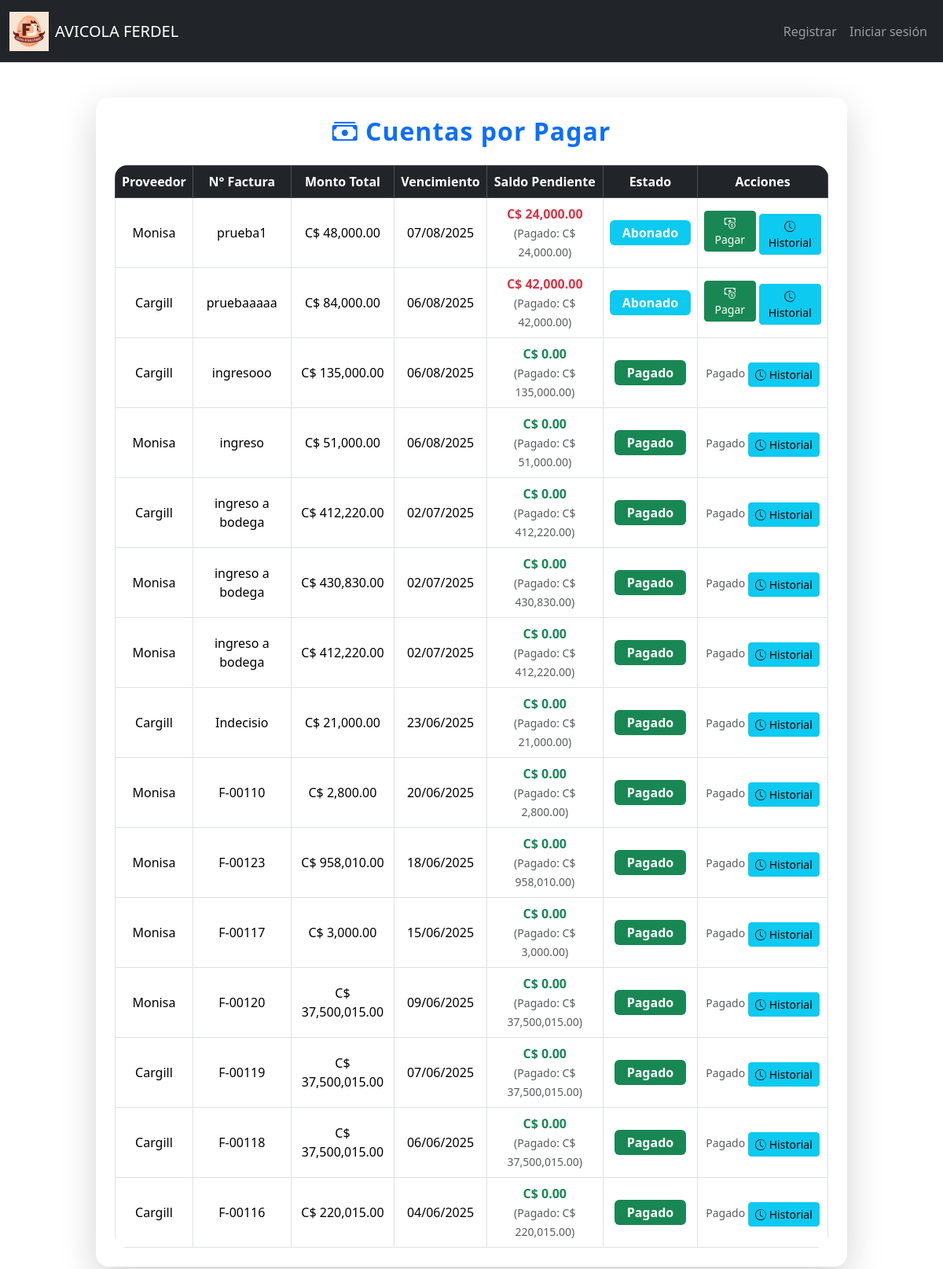
The app's page /pagos, older data.
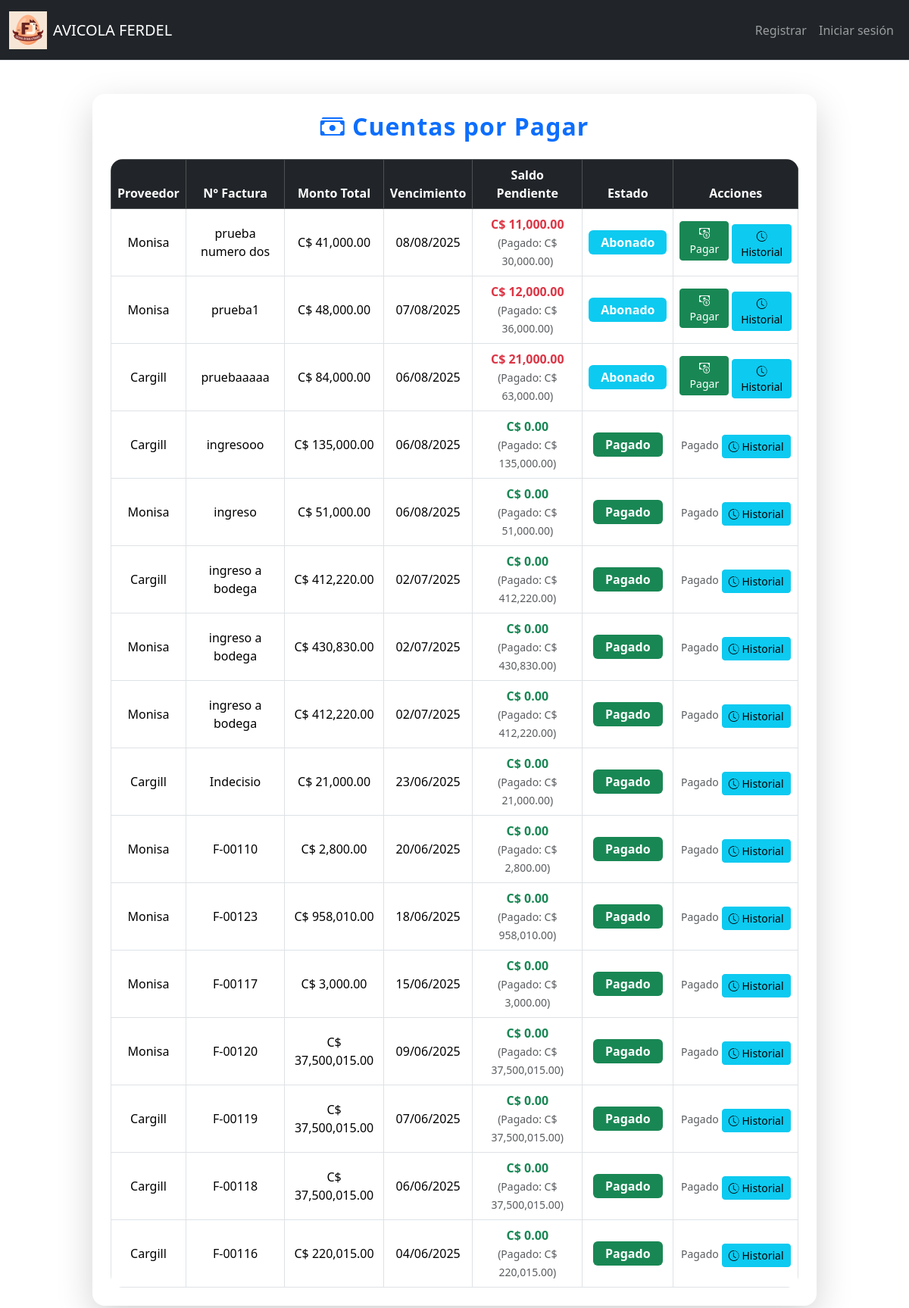
The same page, newer data.
### tables this page shows
CREATE TABLE Cuentas_Por_Pagar (
    ID_Cuenta INTEGER PRIMARY KEY AUTOINCREMENT,
    ID_Movimiento INTEGER,
    Fecha DATE,
    ID_Proveedor INTEGER,
    Num_Documento TEXT,
    Observacion TEXT,
    Fecha_Vencimiento DATE,
    Tipo_Movimiento INTEGER,
    Monto_Movimiento NUMERIC,
    IVA NUMERIC,
    Retencion NUMERIC,
    ID_Empresa INTEGER, Saldo_Pendiente NUMERIC(12,2) DEFAULT 0,
    FOREIGN KEY (ID_Proveedor) REFERENCES Proveedores(ID_Proveedor),
    FOREIGN KEY (ID_Empresa) REFERENCES Empresa(ID_Empresa)
);

CREATE TABLE Proveedores (
    ID_Proveedor INTEGER PRIMARY KEY AUTOINCREMENT,
    Nombre TEXT NOT NULL,
    Telefono TEXT,
    Direccion TEXT,
    RUC_CEDULA TEXT
);

### app.py (the view)
@app.route("/pagos", methods=["GET"])
def pagos():
    try:
        cuentas = db.execute("""
            SELECT
                cpp.ID_Cuenta,
                cpp.ID_Movimiento,
                cpp.Num_Documento AS Factura,
                p.Nombre AS Proveedor,
                cpp.Monto_Movimiento,
                cpp.Saldo_Pendiente,
                cpp.Fecha_Vencimiento AS Fecha_Vencimiento_Original,
                strftime('%d/%m/%Y', cpp.Fecha_Vencimiento) AS Fecha_Vencimiento_Formateada,
                CASE
                    WHEN cpp.Saldo_Pendiente <= 0 THEN 'Pagado'
                    WHEN cpp.Saldo_Pendiente < cpp.Monto_Movimiento THEN 'Abonado'
                    ELSE 'Pendiente'
                END AS Estado
            FROM Cuentas_Por_Pagar cpp
            JOIN Proveedores p ON cpp.ID_Proveedor = p.ID_Proveedor
            ORDER BY cpp.ID_Cuenta DESC
        """)
        return render_template("pagos.html", cuentas=cuentas)
    except Exception as e:
        flash(f"❌ Error al cargar los pagos: {str(e)}", "danger")
        app.logger.error(f"Error en pagos: {str(e)}")
        return redirect(url_for("home"))

### app.py (called while the page is built)
@app.after_request
def after_request(response):
    response.headers["Cache-Control"] = "no-cache, no-store, must-revalidate"
    response.headers["Expires"] = 0
    response.headers["Pragma"] = "no-cache"
    return response

### Templates/pagos.html (shortened to what the changed rows need)
{% extends "layout.html" %}
{% block main %}
<div class="container" style="max-width: 980px; margin-top: 32px;">
    <div class="card shadow-lg border-0 rounded-4">
        <div class="card-body p-4">
            <h2 class="text-center mb-4 text-primary" style="font-weight: 700; letter-spacing: 1px;">
                <i class="bi bi-cash-stack"></i> Cuentas por Pagar
            </h2>
            <div class="table-responsive rounded-4">
                <table class="table table-hover table-bordered align-middle mb-0">
                    <thead class="table-dark">
                        <tr>
                            <th class="text-center">Proveedor</th>
                            <th class="text-center">N° Factura</th>
                            <th class="text-center">Monto Total</th>
                            <th class="text-center">Vencimiento</th>
                            <th class="text-center">Saldo Pendiente</th>
                            <th class="text-center">Estado</th>
                            <th class="text-center">Acciones</th>
                        </tr>
                    </thead>
                    <tbody>
                        {% for cuenta in cuentas %}
                        <tr data-id-cuenta="{{ cuenta.ID_Cuenta }}">
                            <td class="text-center">{{ cuenta.Proveedor }}</td>
                            <td class="text-center">{{ cuenta.Factura }}</td>
                            <td class="text-center">{{ 'C$ ' ~ "{:,.2f}".format(cuenta.Monto_Movimiento) }}</td>
                            <td class="text-center">{{ cuenta.Fecha_Vencimiento_Formateada }}</td>
                            <td class="text-center">
                                <span class="saldo-pendiente {% if cuenta.Saldo_Pendiente > 0 %}text-danger fw-bold{% else %}text-success fw-bold{% endif %}">
                                    {{ 'C$ ' ~ "{:,.2f}".format(cuenta.Saldo_Pendiente) }}
                                </span>
                                {% if cuenta.Saldo_Pendiente < cuenta.Monto_Movimiento %}
                                <br>
                                <small class="text-muted">
                                    (Pagado: C$ {{ "{:,.2f}".format(cuenta.Monto_Movimiento - cuenta.Saldo_Pendiente) }})
                                </small>
                                {% endif %}
                            </td>
                            <td class="text-center estado">
                                {% if cuenta.Estado == 'Pendiente' %}
                                <span class="badge bg-warning text-dark py-2 px-3 fs-6">Pendiente</span>
                                {% elif cuenta.Estado == 'Pagado' %}
                                <span class="badge bg-success py-2 px-3 fs-6">Pagado</span>
                                {% else %}
                                <span class="badge bg-info py-2 px-3 fs-6">Abonado</span>
                                {% endif %}
                            </td>
                            <td class="text-center">
                                <div class="d-flex flex-column flex-md-row gap-1 justify-content-center align-items-center">
                                    {% if cuenta.Saldo_Pendiente > 0 %}
                                    <a href="{{ url_for('registrar_pago', id_cuenta=cuenta.ID_Cuenta) }}"
                                        class="btn btn-success btn-sm mb-1 btn-pagar" title="Registrar pago">
                                        <i class="bi bi-cash-coin"></i> Pagar
                                    </a>
                                    {% else %}
                                    <span class="text-muted small">Pagado</span>
                                    {% endif %}
                                    <a href="{{ url_for('historial_pagos_pagar', id_cuenta=cuenta.ID_Cuenta) }}"
                                        class="btn btn-info btn-sm mt-1" title="Ver historial de pagos">
                                        <i class="bi bi-clock-history"></i> Historial
                                    </a>
                                </div>
                            </td>
                        </tr>
                        {% else %}
                        <tr>
                            <td colspan="7" class="text-center py-4">
                                <i class="bi bi-info-circle-fill"></i> No hay cuentas por pagar registradas
                            </td>
                        </tr>
                        {% endfor %}
                    </tbody>
                </table>
            </div>
        </div>
    </div>
</div>
{% endblock %}

Row changes from the older to the newer data that the page shows:
added Cuentas_Por_Pagar: Proveedor "Monisa", Factura "prueba numero dos", Monto_Movimiento "C$ 41,000.00", Fecha_Vencimiento_Formateada "08/08/2025", Saldo_Pendiente "C$ 11,000.00", cuenta.Monto_Movimiento-cuenta.Saldo_Pendiente "30,000.00", shows "Abonado"
changed Cuentas_Por_Pagar "prueba1": Saldo_Pendiente "C$ 24,000.00" → "C$ 12,000.00"; cuenta.Monto_Movimiento-cuenta.Saldo_Pendiente "24,000.00" → "36,000.00"
changed Cuentas_Por_Pagar "pruebaaaaa": Saldo_Pendiente "C$ 42,000.00" → "C$ 21,000.00"; cuenta.Monto_Movimiento-cuenta.Saldo_Pendiente "42,000.00" → "63,000.00"
